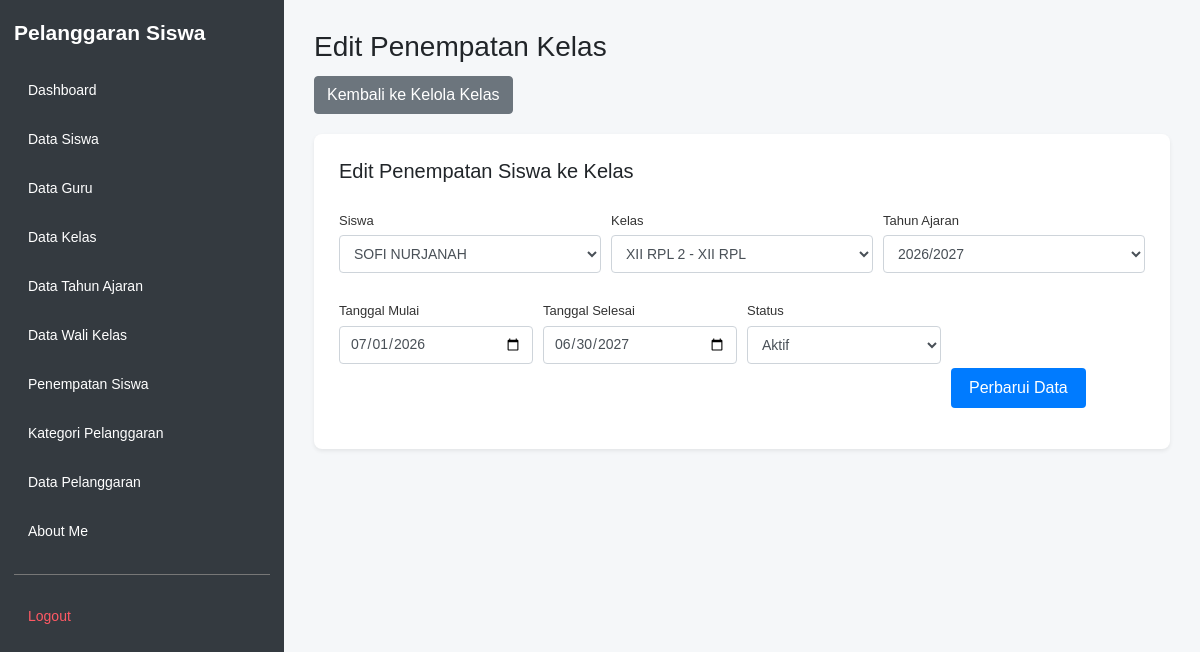
Screenshot of /edit_kelas.php?id=151 (signed in) with the database file from the repository.
### tables this page shows
CREATE TABLE `t_kelas_siswa` (
  `id` int(11) NOT NULL AUTO_INCREMENT,
  `siswa_id` int(11) DEFAULT NULL,
  `tahun_ajaran_id` int(11) DEFAULT NULL,
  `kelas_id` int(11) DEFAULT NULL,
  `tanggal_mulai` date NOT NULL,
  `tanggal_selesai` date NOT NULL,
  `status_aktif` tinyint(1) NOT NULL,
  `created_at` timestamp NOT NULL DEFAULT current_timestamp(),
  `updated_at` timestamp NOT NULL DEFAULT current_timestamp(),
  PRIMARY KEY (`id`),
  UNIQUE KEY `uq_t_kelas_siswa_siswa_ta` (`siswa_id`,`tahun_ajaran_id`),
  KEY `kelas_id` (`kelas_id`),
  KEY `siswa_id` (`siswa_id`),
  KEY `tahun_ajaran_id` (`tahun_ajaran_id`),
  CONSTRAINT `t_kelas_siswa_ibfk_1` FOREIGN KEY (`siswa_id`) REFERENCES `t_siswa` (`id`) ON DELETE CASCADE,
  CONSTRAINT `t_kelas_siswa_ibfk_2` FOREIGN KEY (`tahun_ajaran_id`) REFERENCES `t_tahun_ajaran` (`id`) ON DELETE CASCADE
);

CREATE TABLE `t_siswa` (
  `id` int(11) NOT NULL AUTO_INCREMENT,
  `nis` varchar(20) DEFAULT NULL,
  `nisn` varchar(20) DEFAULT NULL,
  `nama` varchar(150) DEFAULT NULL,
  `jenis_kelamin` varchar(4) NOT NULL,
  `tanggal_lahir` date NOT NULL,
  `alamat` text NOT NULL,
  `status_aktif` tinyint(1) NOT NULL,
  `created_at` timestamp NOT NULL DEFAULT current_timestamp(),
  `updated_at` timestamp NOT NULL DEFAULT current_timestamp(),
  PRIMARY KEY (`id`),
  UNIQUE KEY `uq_t_siswa_nisn` (`nisn`),
  UNIQUE KEY `uq_t_siswa_nis` (`nis`)
);

CREATE TABLE `t_kelas` (
  `id` int(11) NOT NULL AUTO_INCREMENT,
  `nama` varchar(100) DEFAULT NULL,
  `tingkat` varchar(20) NOT NULL,
  `jurusan` varchar(100) NOT NULL,
  `status_aktif` tinyint(1) NOT NULL,
  `created_at` timestamp NOT NULL DEFAULT current_timestamp(),
  `updated_at` timestamp NOT NULL DEFAULT current_timestamp(),
  PRIMARY KEY (`id`),
  UNIQUE KEY `uq_t_kelas_nama` (`nama`)
);

CREATE TABLE `t_tahun_ajaran` (
  `id` int(11) NOT NULL AUTO_INCREMENT,
  `nama` varchar(20) DEFAULT NULL,
  `tanggal_mulai` date NOT NULL,
  `tanggal_selesai` date NOT NULL,
  `status_aktif` tinyint(1) NOT NULL,
  `created_at` timestamp NOT NULL DEFAULT current_timestamp(),
  `updated_at` timestamp NOT NULL DEFAULT current_timestamp(),
  PRIMARY KEY (`id`),
  UNIQUE KEY `uq_t_tahun_ajaran_nama` (`nama`)
);

### edit_kelas.php (the view, shortened to what this page needs)
<?php
require_once __DIR__ . '/config/koneksi.php';
$id = (int) $_GET['id'];
$stmt = mysqli_prepare($koneksi, "SELECT * FROM t_kelas_siswa WHERE id = ?");
mysqli_stmt_bind_param($stmt, 'i', $id);
mysqli_stmt_execute($stmt);
$hasil = mysqli_stmt_get_result($stmt);
$penempatan = mysqli_fetch_assoc($hasil);
$siswa = mysqli_query($koneksi, "SELECT id, nama FROM t_siswa ORDER BY nama");
$kelas = mysqli_query($koneksi, "SELECT id, nama, tingkat, jurusan FROM t_kelas ORDER BY nama");
$tahun = mysqli_query($koneksi, "SELECT id, nama FROM t_tahun_ajaran ORDER BY nama DESC");
?>
<!DOCTYPE html>
<html lang="id">
<head>
    <link rel="stylesheet"
          href="https://cdn.jsdelivr.net/npm/bootstrap@4.1.3/dist/css/bootstrap.min.css">
    <link rel="stylesheet" href="layout/layout.css">
</head>
<body>
<?php require_once __DIR__ . '/layout/sidebar.php'; ?>
<main class="app-main">
    <div class="page-header">
        <h1>Edit Penempatan Kelas</h1>
        <a href="kelola_kelas.php" class="btn btn-secondary">
            Kembali ke Kelola Kelas
        </a>
    </div>
    <div class="form-card form-card-full shadow-sm mb-4">
        <h5 class="mb-3">Edit Penempatan Siswa ke Kelas</h5>
        <form action="proses_edit_kelas.php" method="POST">
            <div class="form-row">
                <div class="form-group col-md-4">
                    <label>Siswa</label>
                    <select name="siswa_id" class="form-control" required>
                        <?php while ($s = mysqli_fetch_assoc($siswa)) { ?>
                            <option value="<?= (int)$s['id']; ?>"
                                <?= (int)$s['id'] === (int)($penempatan['siswa_id'] ?? 0) ? 'selected' : ''; ?>>
                                <?= htmlspecialchars((string)$s['nama'], ENT_QUOTES, 'UTF-8'); ?>
                            </option>
                        <?php } ?>
                    </select>
                </div>
                <div class="form-group col-md-4">
                    <label>Kelas</label>
                    <select name="kelas_id" class="form-control" required>
                        <?php while ($k = mysqli_fetch_assoc($kelas)) { ?>
                            <option value="<?= (int)$k['id']; ?>"
                                <?= (int)$k['id'] === (int)($penempatan['kelas_id'] ?? 0) ? 'selected' : ''; ?>>
                                <?= htmlspecialchars($k['nama'] . ' - ' . $k['tingkat'] . ' ' . $k['jurusan'], ENT_QUOTES, 'UTF-8'); ?>
                            </option>
                        <?php } ?>
                    </select>
                </div>
                <div class="form-group col-md-4">
                    <label>Tahun Ajaran</label>
                    <select name="tahun_ajaran_id" class="form-control" required>
                        <?php while ($ta = mysqli_fetch_assoc($tahun)) { ?>
                            <option value="<?= (int)$ta['id']; ?>"
                                <?= (int)$ta['id'] === (int)($penempatan['tahun_ajaran_id'] ?? 0) ? 'selected' : ''; ?>>
                                <?= htmlspecialchars((string)$ta['nama'], ENT_QUOTES, 'UTF-8'); ?>
                            </option>
                        <?php } ?>
                    </select>
                </div>
            </div>
            <div class="form-row">
                <div class="form-group col-md-3">
                    <label>Tanggal Mulai</label>
                    <input type="date" name="tanggal_mulai" class="form-control" required
                           value="<?= htmlspecialchars((string)($penempatan['tanggal_mulai'] ?? ''), ENT_QUOTES, 'UTF-8'); ?>">
                </div>
                <div class="form-group col-md-3">
                    <label>Tanggal Selesai</label>
                    <input type="date" name="tanggal_selesai" class="form-control" required
                           value="<?= htmlspecialchars((string)($penempatan['tanggal_selesai'] ?? ''), ENT_QUOTES, 'UTF-8'); ?>">
                </div>
                <div class="form-group col-md-3">
                    <label>Status</label>
                    <select name="status_aktif" class="form-control" required>
                        <option value="1" <?= (int)($penempatan['status_aktif'] ?? 0) === 1 ? 'selected' : ''; ?>>Aktif</option>
                    </select>
                </div>
                <div class="form-group col-md-3">
                    <label>&nbsp;</label><br>
                    <button type="submit" name="edit" class="btn btn-primary">
                        Perbarui Data
                    </button>
                </div>
            </div>
        </form>
    </div>
</main>
</body>
</html>

### layout/layout.css (style rules this page uses)
* { box-sizing: border-box; }
html, body { margin: 0; padding: 0; min-height: 100vh; font-family: Arial, sans-serif; background: #f5f7f9; }
.app-main { display: block; width: auto; min-width: 0; min-height: 100vh; margin-left: 284px; padding: 30px; }
.app-main h1, .app-main h2 { margin-top: 0; }
.page-header { margin-bottom: 20px; }
.page-header h1 { font-size: 28px; margin-bottom: 12px; }
.form-card { background: #ffffff; border-radius: 8px; padding: 25px; max-width: 720px; }
.form-card-full { max-width: 100%; }
.form-card label { display: block; font-size: 13px; margin: 12px 0 5px; color: #333; }
.form-card input[type="text"], .form-card input[type="email"], .form-card input[type="password"], .form-card input[type="date"], .form-card input[type="number"], .form-card select, .form-card textarea { width: 100%; padding: 8px 10px; border: 1px solid #ced4da; border-radius: 4px; font-size: 14px; box-sizing: border-box; }
.form-card button { margin-top: 18px; padding: 8px 18px; border: none; border-radius: 4px; cursor: pointer; }

### rows the page displays
t_kelas_siswa: siswa_id "SOFI NURJANAH", kelas_id "XII RPL 2 - XII RPL", tahun_ajaran_id "2026/2027", tanggal_mulai "07/01/2026", tanggal_selesai "06/30/2027", status_aktif "Aktif"

### other values shown
$label "Dashboard"
$label "Data Siswa"
$label "Data Guru"
$label "Data Kelas"
$label "Data Tahun Ajaran"
$label "Data Wali Kelas"
$label "Penempatan Siswa"
$label "Kategori Pelanggaran"
$label "Data Pelanggaran"
$label "About Me"
